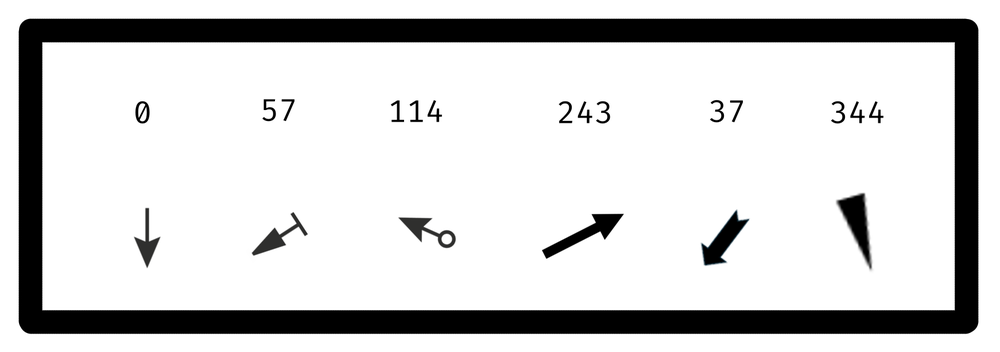
#> input picture arrows/dif_arrows.png, 1000 x 352 px, shrunk from 1735 x 611 before the run
$ python -i generate_arrows.py   (imports and definitions only)
#> lines starting #> are read from the running program, lines starting #| are printed output that depends on the picture; after the words box and inside, x2 and y2 are one past the last pixel; in counts of white or black regions, pixels touching at a corner belong together
#> further down, picture is the input picture: shape (352, 1000, 3); mean B, G, R 208.9, 208.9, 208.9
import cv2
import os
import argparse
import random
from tqdm import tqdm

# [38 lines left out: function process_image, not called in this run]

def compute_bounding_box(image):
    """
    Compute a bounding box for the arrow in the image using contour detection.

    Assumes the arrow is dark on a white background. This function converts the image to grayscale,
    applies a threshold to detect the arrow, and finds the largest contour. The bounding box is computed
    for that contour.

    Parameters:
        image (numpy.ndarray): The processed (rotated) image.

    Returns:
        tuple: Bounding box as (x, y, w, h) in absolute pixel coordinates.
    """
    gray = cv2.cvtColor(image, cv2.COLOR_BGR2GRAY)
    _, thresh = cv2.threshold(gray, 250, 255, cv2.THRESH_BINARY_INV)
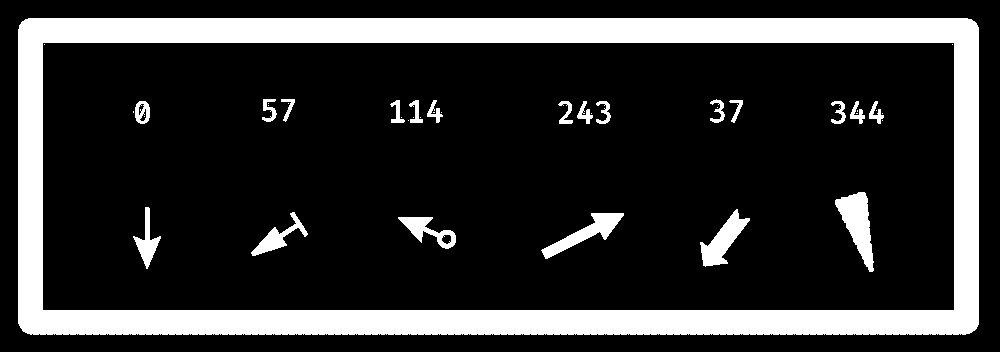
#> thresh: shape (352, 1000); 19.7% white; 41 white regions (20 under 20 px)
    contours, _ = cv2.findContours(thresh, cv2.RETR_EXTERNAL, cv2.CHAIN_APPROX_SIMPLE)
#> contours = 1 contour; box (x1, y1, x2, y2) and area: (18, 18, 979, 335) 303037
    if contours:
        c = max(contours, key=cv2.contourArea)
#> c = contour of 498 points, box (x1, y1, x2, y2) (18, 18, 979, 335), area 303037
        x, y, w, h = cv2.boundingRect(c)
#> x = 18; y = 18; w = 961; h = 317
        return x, y, w, h
    else:
        return 0, 0, image.shape[1], image.shape[0]

# [132 lines left out: functions convert_bbox_to_yolo, process_images, not called in this run]

# [21 lines not run here, left out]

>>> import cv2
>>> picture = cv2.imread('dif_arrows.png')
>>> result = compute_bounding_box(picture)
#> result = (18, 18, 961, 317)
